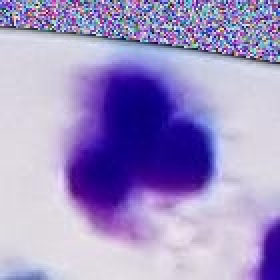
#> input picture cells_train/11.jpg, 140 x 140 px, found by its file name (shown 2 times larger); its folder holds 4 pictures in this run
$ python cutter.py
#> lines starting #> are read from the running program, lines starting #| are printed output that depends on the picture
#> further down, imagen is the input picture: shape (140, 140, 3); mean B, G, R 199.5, 148.1, 161.4
import cv2
import numpy as np
import os

def recortar_celula(imagen_path, salida_path):
    # Leer la imagen
    imagen = cv2.imread(imagen_path, cv2.IMREAD_COLOR)

    # Convertir a escala de grises
    gris = cv2.cvtColor(imagen, cv2.COLOR_BGR2GRAY)
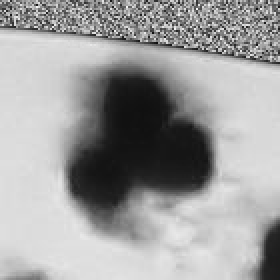
#> gris: shape (140, 140) (shown 2 times larger); min 10, max 245, mean 157.9

    # Binarización
    _, binarizada = cv2.threshold(gris, 1, 255, cv2.THRESH_BINARY)
#> binarizada: shape (140, 140); every value is 255

    # Encontrar contornos
    contornos, _ = cv2.findContours(binarizada, cv2.RETR_EXTERNAL, cv2.CHAIN_APPROX_SIMPLE)
#> contornos = [[[0, 0], [0, 139], [139, 139], [139, 0]]]

    # Encerrar los contornos encontrados en un rectángulo
    x_min, y_min, w, h = cv2.boundingRect(np.vstack(contornos))
#> x_min = 0; y_min = 0; w = 140; h = 140

    # Asegurarse de que las dimensiones son enteros
    x_min, y_min, w, h = int(x_min), int(y_min), int(w), int(h)

    # Ajustar al tamaño máximo para que sea un cuadrado
    maximo_lado = max(w, h)
#> maximo_lado = 140
    x_centro, y_centro = x_min + w // 2, y_min + h // 2
#> x_centro = 70; y_centro = 70
    x_min = x_centro - maximo_lado // 2
    y_min = y_centro - maximo_lado // 2

    # Recortar la imagen usando las dimensiones del rectángulo
    recorte = imagen[y_min:y_min+maximo_lado, x_min:x_min+maximo_lado]

    cv2.imwrite(salida_path, recorte)

# Ruta a la carpeta que contiene las imágenes

directorio_imagenes = "C:/Malaria/Dataset/train/cells_train/"

def es_imagen_valida(nombre):
    # Verificar si el archivo tiene extensión .jpg
    if not nombre.endswith('.jpg'):
        return False
    # Verificar si el nombre (sin la extensión) es numérico
    nombre_sin_extension = nombre.split('.')[0]
    return nombre_sin_extension.isdigit()

# Filtrar los nombres de archivo válidos
nombres_validos = filter(es_imagen_valida, os.listdir(directorio_imagenes))

# Ordenar los nombres numéricamente
nombres_ordenados = sorted(nombres_validos, key=lambda x: int(x.split(".")[0]))

for nombre_imagen in nombres_ordenados:
    ruta_imagen = os.path.join(directorio_imagenes, nombre_imagen)

    # Verificar si es una imagen y si sus dimensiones son 140x140px
    imagen = cv2.imread(ruta_imagen, cv2.IMREAD_COLOR)

    if imagen is not None and imagen.shape[0] == 140 and imagen.shape[1] == 140:
        recortar_celula(ruta_imagen, ruta_imagen)  # Sobreescribir la imagen original
